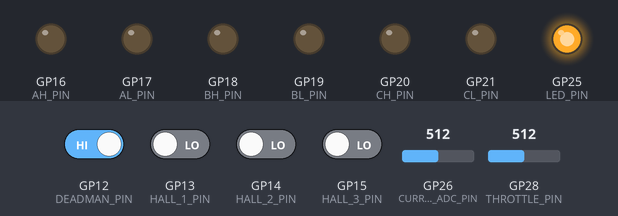
A sketch run on a simulated Raspberry Pi Pico. On the bench: output pins drawn as LEDs (lit = HIGH). The inputs (shaded band) are chosen by the test bench; at power-on: GP12 (DEADMAN_PIN) HIGH, GP13 (HALL_1_PIN), GP14 (HALL_2_PIN), GP15 (HALL_3_PIN) LOW, GP28 (THROTTLE_PIN) = 512, GP26 (CURRENT_ADC_PIN) = 512 (analog values on the 0–1023 scale).

Above: at 3.2 s.
3.3 s: GP12 (DEADMAN_PIN) driven LOW and GP13 (HALL_1_PIN) driven HIGH
At 5.3 s:
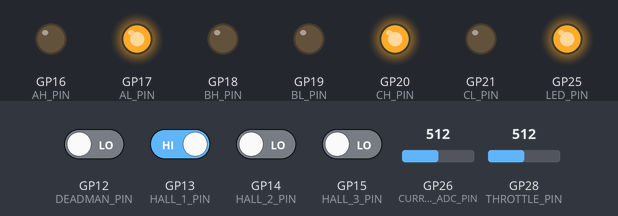
5.8 s: GP14 (HALL_2_PIN) driven HIGH
At 7.0 s:
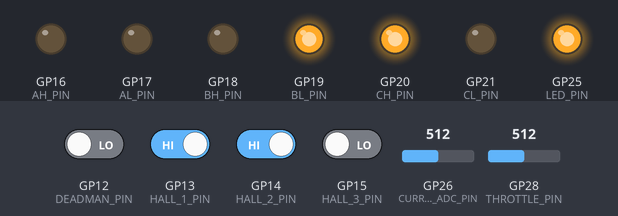
7.3 s: GP28 (THROTTLE_PIN) set to 122
At 8.95 s:
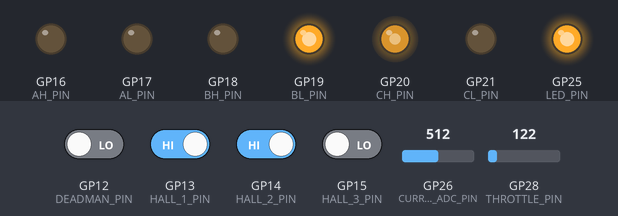
10.3 s: GP13 (HALL_1_PIN) driven LOW
13.3 s: GP26 (CURRENT_ADC_PIN) set to 306
At 13.9 s:
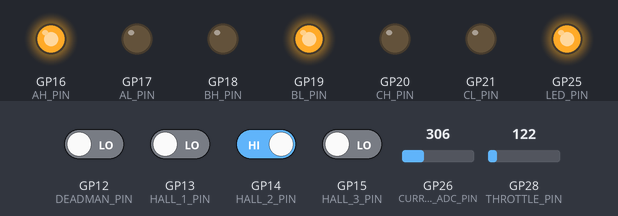
15.0 s: GP15 (HALL_3_PIN) driven HIGH
At 15.4 s:
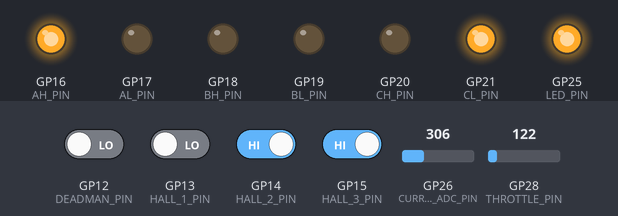
Timing chart, 0 to 17.5 s (numbered marks = the images above; inputs shaded):
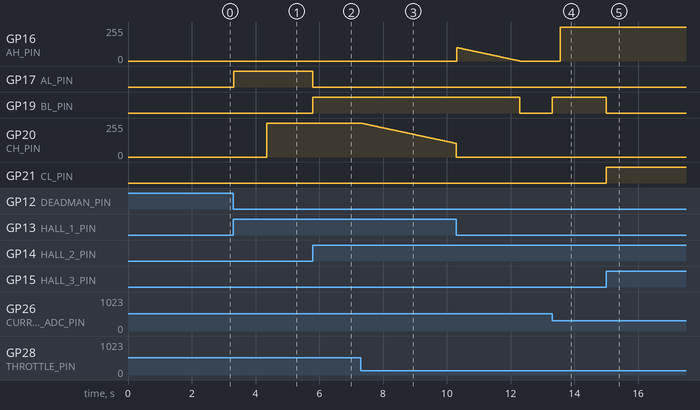

Measured:
- after the input at 3.3 s, GP17 (AL_PIN): LOW → HIGH at once; GP20 (CH_PIN): 0/255 → 255/255 after 1.0 s
- after the input at 5.8 s, GP17 (AL_PIN): HIGH → LOW at once; GP19 (BL_PIN): LOW → HIGH at once
- after the input at 7.3 s, GP20 (CH_PIN): moves from 255/255 to 102/255 over 3.0 s, starting at once
- after the input at 13.3 s, GP16 (AH_PIN): 0/255 → 255/255 after 0.26 s; GP19 (BL_PIN): LOW → HIGH at once
- after the input at 15.0 s, GP19 (BL_PIN): HIGH → LOW at once; GP21 (CL_PIN): LOW → HIGH at once

The sketch:

easyccltd.ino
```cpp
#include <digitalWriteFast.h>
#include "hardware/gpio.h"

// --- KONFIGURASI PIN ---
#define THROTTLE_PIN 28

#define HALL_1_PIN 13
#define HALL_2_PIN 14
#define HALL_3_PIN 15

#define AH_PIN 16
#define AL_PIN 17
#define BH_PIN 18
#define BL_PIN 19
#define CH_PIN 20
#define CL_PIN 21

#define LED_PIN 25
#define DEADMAN_PIN 12

#define CURRENT_ADC_PIN 26

// --- PARAMETER SENSOR & CONTROL ---
#define ADC_OFFSET 1971
#define ADC_PER_AMP 62.04
#define HALL_OVERSAMPLE 4
#define MAX_PWM 255
#define Kp 0.07

#define MAX_TARGET_CURRENT 5.0   // Tentukan batas maksimal potensio (Ampere)

// VARIABEL GLOBAL
float targetCurrent = 0.0;
float currentThrottle = 0;
uint8_t hallToMotor[8] = {255, 1, 3, 2, 5, 0, 4, 255};

// VARIABEL LOGGING
/*
bool isRecording = false;
unsigned long startRecordTime = 0;
const unsigned long recordWindow = 3000;
*/

void setup() {
  // Inisialisasi Serial tetap menyala jika Anda ingin menghidupkan telemetri
  Serial.begin(115200);
  analogReadResolution(12);

  pinMode(LED_PIN, OUTPUT);
  digitalWrite(LED_PIN, HIGH);
  pinMode(AH_PIN, OUTPUT); pinMode(AL_PIN, OUTPUT);
  pinMode(BH_PIN, OUTPUT); pinMode(BL_PIN, OUTPUT);
  pinMode(CH_PIN, OUTPUT); pinMode(CL_PIN, OUTPUT);
  analogWriteFreq(24000);

  pinMode(HALL_1_PIN, INPUT); pinMode(HALL_2_PIN, INPUT); pinMode(HALL_3_PIN, INPUT);

  pinMode(THROTTLE_PIN, INPUT);
  pinMode(DEADMAN_PIN, INPUT_PULLUP);

  delay(2000);
  // Serial.println("System Ready. Mode Potensio Aktif.");
}

float readCurrentAmps() {
  int raw = analogRead(CURRENT_ADC_PIN);
  return (float)(raw - ADC_OFFSET) / ADC_PER_AMP;
}

void loop() {
  // --- 1A. LOGIKA INPUT SERIAL (DINONAKTIFKAN) ---
  /*
  if (Serial.available() > 0) {
    float inputVal = Serial.parseFloat();
    if (inputVal >= 0) {
      targetCurrent = inputVal;
      isRecording = true;
      startRecordTime = millis();
      Serial.println("TIME(ms),TARGET(A),ACTUAL(A),PWM,HALL");
    }
    while(Serial.available() > 0) Serial.read();
  }
  */

  // BACA POTENSIO (AKTIF)
  int potValue = analogRead(THROTTLE_PIN);
  targetCurrent = ((float)potValue / 4095.0) * MAX_TARGET_CURRENT;

  // DEADMAN SWITCH
  if (digitalRead(DEADMAN_PIN) == HIGH) {
    targetCurrent = 0.0;
  }

  // BACA ARUS AKTUAL
  float actualCurrent = readCurrentAmps();

  // KONTROL ARUS (P-Control)
  float error = targetCurrent - actualCurrent;
  currentThrottle += (error * Kp);

  // BATASI PWM & SAFETY
  if (currentThrottle > MAX_PWM) currentThrottle = MAX_PWM;
  if (currentThrottle < 0) currentThrottle = 0;

  if (targetCurrent <= 0.01) {
    currentThrottle = 0;
  }

  // KOMUTASI MOTOR
  uint8_t hall = getHalls();
  uint8_t motorState = hallToMotor[hall];
  writePWM(motorState, (uint8_t)currentThrottle);

  // HIGH-SPEED LOGGING CSV (DINONAKTIFKAN)
  /*
  if (isRecording) {
    unsigned long elapsed = millis() - startRecordTime;
    if (elapsed < recordWindow) {
      Serial.print(elapsed); Serial.print(",");
      Serial.print(targetCurrent); Serial.print(",");
      Serial.print(actualCurrent); Serial.print(",");
      Serial.print((uint8_t)currentThrottle); Serial.print(",");
      Serial.println(hall);
    } else {
      isRecording = false;
      Serial.println("---END_OF_DATA---");
    }
  }
  */

  // TELEMETRI RINGAN 200ms
  // Jika ingin melihat nilai potensio/arus berjalan tanpa nge-log CSV
  /*
  static unsigned long lastPrint = 0;
  if (millis() - lastPrint > 200) {
    Serial.print("Target(A): "); Serial.print(targetCurrent);
    Serial.print(" | Aktual(A): "); Serial.print(actualCurrent);
    Serial.print(" | PWM: "); Serial.println((uint8_t)currentThrottle);
    lastPrint = millis();
  }
  */
}

// --- FUNGSI LOW LEVEL ---

void writePWM(uint8_t motorState, uint8_t dutyCycle) {
  if(dutyCycle == 0) motorState = 255;
  if(motorState == 0)      writePhases(0, dutyCycle, 0, 1, 0, 0);
  else if(motorState == 1) writePhases(0, 0, dutyCycle, 1, 0, 0);
  else if(motorState == 2) writePhases(0, 0, dutyCycle, 0, 1, 0);
  else if(motorState == 3) writePhases(dutyCycle, 0, 0, 0, 1, 0);
  else if(motorState == 4) writePhases(dutyCycle, 0, 0, 0, 0, 1);
  else if(motorState == 5) writePhases(0, dutyCycle, 0, 0, 0, 1);
  else                     writePhases(0, 0, 0, 0, 0, 0);
}

void writePhases(uint8_t ah, uint8_t bh, uint8_t ch, uint8_t al, uint8_t bl, uint8_t cl) {
  analogWrite(AH_PIN, ah);
  analogWrite(BH_PIN, bh);
  analogWrite(CH_PIN, ch);
  digitalWriteFast(AL_PIN, al);
  digitalWriteFast(BL_PIN, bl);
  digitalWriteFast(CL_PIN, cl);
}

uint8_t getHalls() {
  uint8_t hallCounts[] = {0, 0, 0};
  for(uint8_t i = 0; i < HALL_OVERSAMPLE; i++) {
    hallCounts[0] += gpio_get(HALL_1_PIN);
    hallCounts[1] += gpio_get(HALL_2_PIN);
    hallCounts[2] += gpio_get(HALL_3_PIN);
  }
  uint8_t hall = 0;
  if (hallCounts[0] >= (HALL_OVERSAMPLE / 2)) hall |= (1<<0);
  if (hallCounts[1] >= (HALL_OVERSAMPLE / 2)) hall |= (1<<1);
  if (hallCounts[2] >= (HALL_OVERSAMPLE / 2)) hall |= (1<<2);
  return hall & 0x7;
}
```
